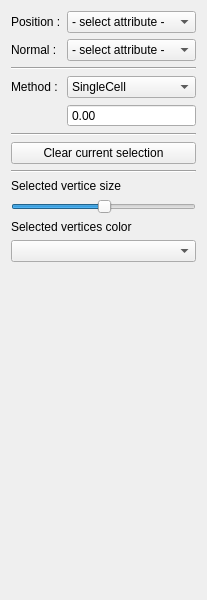
<?xml version="1.0" encoding="UTF-8"?>
<ui version="4.0">
 <class>Surface_Selection_TabWidget</class>
 <widget class="QWidget" name="Surface_Selection_TabWidget">
  <property name="geometry">
   <rect>
    <x>0</x>
    <y>0</y>
    <width>207</width>
    <height>600</height>
   </rect>
  </property>
  <property name="windowTitle">
   <string>Form</string>
  </property>
  <layout class="QGridLayout" name="gridLayout">
   <item row="9" column="0" colspan="2">
    <widget class="QSlider" name="slider_verticesScaleFactor">
     <property name="value">
      <number>50</number>
     </property>
     <property name="orientation">
      <enum>Qt::Horizontal</enum>
     </property>
     <property name="tickPosition">
      <enum>QSlider::NoTicks</enum>
     </property>
    </widget>
   </item>
   <item row="2" column="0" colspan="2">
    <widget class="Line" name="line">
     <property name="orientation">
      <enum>Qt::Horizontal</enum>
     </property>
    </widget>
   </item>
   <item row="1" column="0">
    <widget class="QLabel" name="label">
     <property name="text">
      <string>Normal :</string>
     </property>
    </widget>
   </item>
   <item row="1" column="1">
    <widget class="QComboBox" name="combo_normalAttribute">
     <item>
      <property name="text">
       <string>- select attribute -</string>
      </property>
     </item>
    </widget>
   </item>
   <item row="6" column="0" colspan="2">
    <widget class="QPushButton" name="button_clear">
     <property name="text">
      <string>Clear current selection</string>
     </property>
    </widget>
   </item>
   <item row="3" column="1">
    <widget class="QComboBox" name="combo_selectionMethod">
     <property name="sizePolicy">
      <sizepolicy hsizetype="Expanding" vsizetype="Fixed">
       <horstretch>0</horstretch>
       <verstretch>0</verstretch>
      </sizepolicy>
     </property>
     <item>
      <property name="text">
       <string>SingleCell</string>
      </property>
     </item>
     <item>
      <property name="text">
       <string>WithinSphere</string>
      </property>
     </item>
     <item>
      <property name="text">
       <string>NormalAngle</string>
      </property>
     </item>
    </widget>
   </item>
   <item row="0" column="1">
    <widget class="QComboBox" name="combo_positionAttribute">
     <property name="sizePolicy">
      <sizepolicy hsizetype="Expanding" vsizetype="Fixed">
       <horstretch>0</horstretch>
       <verstretch>0</verstretch>
      </sizepolicy>
     </property>
     <item>
      <property name="text">
       <string>- select attribute -</string>
      </property>
     </item>
    </widget>
   </item>
   <item row="5" column="0" colspan="2">
    <widget class="Line" name="line_2">
     <property name="orientation">
      <enum>Qt::Horizontal</enum>
     </property>
    </widget>
   </item>
   <item row="3" column="0">
    <widget class="QLabel" name="label_3">
     <property name="text">
      <string>Method :</string>
     </property>
    </widget>
   </item>
   <item row="0" column="0">
    <widget class="QLabel" name="label_2">
     <property name="text">
      <string>Position :</string>
     </property>
    </widget>
   </item>
   <item row="8" column="0" colspan="2">
    <widget class="QLabel" name="label_4">
     <property name="text">
      <string>Selected vertice size</string>
     </property>
    </widget>
   </item>
   <item row="10" column="0" colspan="2">
    <widget class="QLabel" name="label_5">
     <property name="text">
      <string>Selected vertices color</string>
     </property>
    </widget>
   </item>
   <item row="7" column="0" colspan="2">
    <widget class="Line" name="line_3">
     <property name="orientation">
      <enum>Qt::Horizontal</enum>
     </property>
    </widget>
   </item>
   <item row="15" column="1">
    <spacer name="verticalSpacer">
     <property name="orientation">
      <enum>Qt::Vertical</enum>
     </property>
     <property name="sizeHint" stdset="0">
      <size>
       <width>20</width>
       <height>40</height>
      </size>
     </property>
    </spacer>
   </item>
   <item row="11" column="0" colspan="2">
    <widget class="ColorComboBox" name="combo_color"/>
   </item>
   <item row="4" column="1">
    <widget class="QDoubleSpinBox" name="spin_angle_radius">
     <property name="toolTip">
      <string/>
     </property>
     <property name="statusTip">
      <string/>
     </property>
     <property name="whatsThis">
      <string/>
     </property>
     <property name="readOnly">
      <bool>true</bool>
     </property>
     <property name="buttonSymbols">
      <enum>QAbstractSpinBox::NoButtons</enum>
     </property>
     <property name="maximum">
      <double>999999999.000000000000000</double>
     </property>
    </widget>
   </item>
   <item row="4" column="0">
    <widget class="QLabel" name="label_angle_radius">
     <property name="text">
      <string/>
     </property>
    </widget>
   </item>
  </layout>
 </widget>
 <customwidgets>
  <customwidget>
   <class>ColorComboBox</class>
   <extends>QComboBox</extends>
   <header>colorComboBox.h</header>
  </customwidget>
 </customwidgets>
 <resources/>
 <connections/>
</ui>
